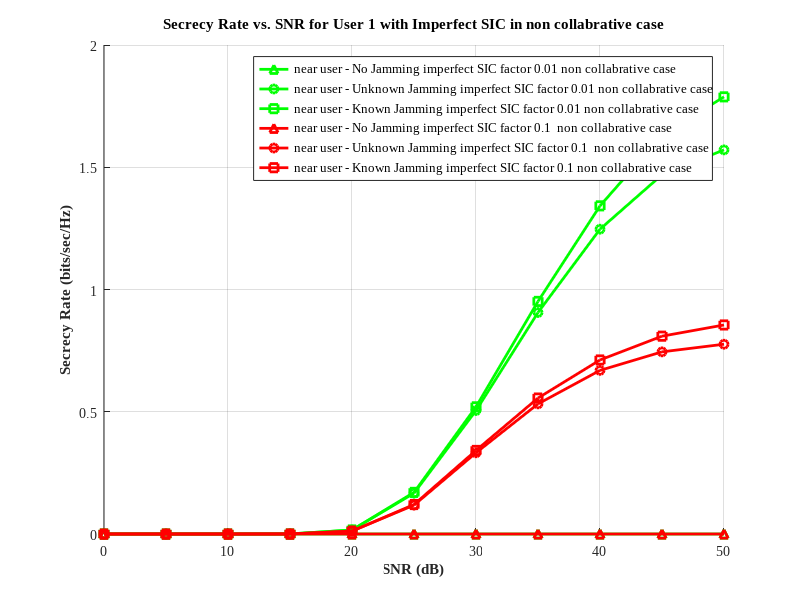

The MATLAB source for this figure:
clc
clear all
close all

snr_dB = 0:5:50;    % Total power in dB
c = 2.2;            % Pathloss component
No = 1;             % Noise power
iterations = 400;   % Number of iterations for Monte Carlo simulation
N = 30;             % Number of channel realizations

% Distances
d_sr = 50; d_ru1 = 10; d_ru2 = 20; d_su1 = 7; d_su2 = 15;
d_se1 = 10; d_se2 = 25; d_se3 = 15; d_ju1 = 50; d_ju2 = 60;
d_je1 = 2; d_je2 = 11; d_je3 = 12;

a2_values = 0.76;
a1_values = 0.24;
bet=0.05;
beta = 0.01; % Imperfect SIC factor

for a_index = 1:length(a1_values)
    a1 = a1_values(a_index);
    a2 = a2_values(a_index);

    cap_nj1 = zeros(iterations, length(snr_dB));
    cap_nj2 = zeros(iterations, length(snr_dB));
    cap_uj1 = zeros(iterations, length(snr_dB));
    cap_uj2 = zeros(iterations, length(snr_dB));
    cap_kj1 = zeros(iterations, length(snr_dB));
    cap_kj2 = zeros(iterations, length(snr_dB));

    for jj = 1:iterations
        for ii = 1:length(snr_dB)
            Ps = 10^(snr_dB(ii) / 10);
            Pt = 0.9 * Ps;
            Pj = 0.1 * Ps;

            hsr = sqrt(d_sr^(-c)) * (randn(N, 1) + 1i * randn(N, 1));
            hru1 = sqrt(d_ru1^(-c)) * (randn(N, 1) + 1i * randn(N, 1));
            hru2 = sqrt(d_ru2^(-c)) * (randn(N, 1) + 1i * randn(N, 1));
            hsu1 = sqrt(d_su1^(-c)) * (randn(N, 1) + 1i * randn(N, 1));
            hsu2 = sqrt(d_su2^(-c)) * (randn(N, 1) + 1i * randn(N, 1));
            hse1 = sqrt(d_se1^(-c)) * (randn(N, 1) + 1i * randn(N, 1));
            hse2 = sqrt(d_se2^(-c)) * (randn(N, 1) + 1i * randn(N, 1));
            hse3 = sqrt(d_se3^(-c)) * (randn(N, 1) + 1i * randn(N, 1));
            hju1 = sqrt(d_ju1^(-c)) * (randn(N, 1) + 1i * randn(N, 1));
            hju2 = sqrt(d_ju2^(-c)) * (randn(N, 1) + 1i * randn(N, 1));
            hje1 = sqrt(d_je1^(-c)) * (randn(N, 1) + 1i * randn(N, 1));
            hje2 = sqrt(d_je2^(-c)) * (randn(N, 1) + 1i * randn(N, 1));
            hje3 = sqrt(d_je3^(-c)) * (randn(N, 1) + 1i * randn(N, 1));

            Phi1 = exp(-1i * angle(hsr .* hru1));
            Phi2 = exp(-1i * angle(hsr .* hru2));

            intf1_nj = beta * ((abs(hsr .* hru1 .* Phi1).^2 * (a2 * Pt)) + (abs(hru1).^2 * (a2 * Pt)));
            snr1_nj = ((abs(hsr .* hru1 .* Phi1).^2 * (a1 * Pt)) + (abs(hru1).^2 * (a1 * Pt))) ./ (No + intf1_nj);
            snr2_nj = ((abs(hsr .* hru2 .* Phi2).^2 * (a2 * Pt)) + (abs(hru2).^2 * (a2 * Pt))) ./ ...
                       (No + ((abs(hsr .* hru1 .* Phi1).^2 * (a1 * Pt)) + (abs(hru1).^2 * (a1 * Pt))));

            intf1_uj = beta * ((abs(hsr .* hru1 .* Phi1).^2 * (a2 * Pt)) + (abs(hru1).^2 * (a2 * Pt)));
            snr1_uj = ((abs(hsr .* hru1 .* Phi1).^2 * (a1 * Pt)) + (abs(hru1).^2 * (a1 * Pt))) ./ (No + abs(hju1).^2 * Pj + intf1_uj);
            snr2_uj = ((abs(hsr .* hru2 .* Phi2).^2 * (a2 * Pt)) + (abs(hru2).^2 * (a2 * Pt))) ./ ...
                       (No + abs(hju2).^2 * Pj + ((abs(hsr .* hru1 .* Phi1).^2 * (a1 * Pt)) + (abs(hru1).^2 * (a1 * Pt))));

            intf1_kj = beta * ((abs(hsr .* hru1 .* Phi1).^2 * (a2 * Pt)) + (abs(hru1).^2 * (a2 * Pt)));
            snr1_kj = ((abs(hsr .* hru1 .* Phi1).^2 * (a1 * Pt)) + (abs(hru1).^2 * (a1 * Pt))) ./ (No + intf1_kj);
            snr2_kj = ((abs(hsr .* hru2 .* Phi2).^2 * (a2 * Pt)) + (abs(hru2).^2 * (a2 * Pt))) ./ ...
                       (No + ((abs(hsr .* hru1 .* Phi1).^2 * (a1 * Pt)) + (abs(hru1).^2 * (a1 * Pt))));

            snre_nj = (abs(hse1).^2 * (a2 * Pt)) ./ No;
            snre_uj = (abs(hse1).^2 * (a2 * Pt)) ./ (No + abs(hje1).^2 * Pj);
            snre_kj = (abs(hse1).^2 * (a2 * Pt)) ./ (No + abs(hje1).^2 * Pj);

            sr_nj1 = max(0.5 * (log2(1 + mean(snr1_nj)) - log2(1 + mean(snre_nj))), 0);
            sr_nj2 = max(0.5 * (log2(1 + mean(snr2_nj)) - log2(1 + mean(snre_nj))), 0);
            sr_uj1 = max(0.5 * (log2(1 + mean(snr1_uj)) - log2(1 + mean(snre_uj))), 0);
            sr_uj2 = max(0.5 * (log2(1 + mean(snr2_uj)) - log2(1 + mean(snre_uj))), 0);
            sr_kj1 = max(0.5 * (log2(1 + mean(snr1_kj)) - log2(1 + mean(snre_kj))), 0);
            sr_kj2 = max(0.5 * (log2(1 + mean(snr2_kj)) - log2(1 + mean(snre_kj))), 0);

            cap_nj1(jj, ii) = sr_nj1; cap_nj2(jj, ii) = sr_nj2;
            cap_uj1(jj, ii) = sr_uj1; cap_uj2(jj, ii) = sr_uj2;
            cap_kj1(jj, ii) = sr_kj1; cap_kj2(jj, ii) = sr_kj2;




            aintf1_nj = bet * ((abs(hsr .* hru1 .* Phi1).^2 * (a2 * Pt)) + (abs(hru1).^2 * (a2 * Pt)));
            asnr1_nj = ((abs(hsr .* hru1 .* Phi1).^2 * (a1 * Pt)) + (abs(hru1).^2 * (a1 * Pt))) ./ (No + aintf1_nj);
            asnr2_nj = ((abs(hsr .* hru2 .* Phi2).^2 * (a2 * Pt)) + (abs(hru2).^2 * (a2 * Pt))) ./ ...
                       (No + ((abs(hsr .* hru1 .* Phi1).^2 * (a1 * Pt)) + (abs(hru1).^2 * (a1 * Pt))));

            aintf1_uj = bet * ((abs(hsr .* hru1 .* Phi1).^2 * (a2 * Pt)) + (abs(hru1).^2 * (a2 * Pt)));
            asnr1_uj = ((abs(hsr .* hru1 .* Phi1).^2 * (a1 * Pt)) + (abs(hru1).^2 * (a1 * Pt))) ./ (No + abs(hju1).^2 * Pj + aintf1_uj);
            asnr2_uj = ((abs(hsr .* hru2 .* Phi2).^2 * (a2 * Pt)) + (abs(hru2).^2 * (a2 * Pt))) ./ ...
                       (No + abs(hju2).^2 * Pj + ((abs(hsr .* hru1 .* Phi1).^2 * (a1 * Pt)) + (abs(hru1).^2 * (a1 * Pt))));

            aintf1_kj = bet * ((abs(hsr .* hru1 .* Phi1).^2 * (a2 * Pt)) + (abs(hru1).^2 * (a2 * Pt)));
            asnr1_kj = ((abs(hsr .* hru1 .* Phi1).^2 * (a1 * Pt)) + (abs(hru1).^2 * (a1 * Pt))) ./ (No + aintf1_kj);
            asnr2_kj = ((abs(hsr .* hru2 .* Phi2).^2 * (a2 * Pt)) + (abs(hru2).^2 * (a2 * Pt))) ./ ...
                       (No + ((abs(hsr .* hru1 .* Phi1).^2 * (a1 * Pt)) + (abs(hru1).^2 * (a1 * Pt))));

            asnre_nj = (abs(hse1).^2 * (a2 * Pt)) ./ No;
            asnre_uj = (abs(hse1).^2 * (a2 * Pt)) ./ (No + abs(hje1).^2 * Pj);
            asnre_kj = (abs(hse1).^2 * (a2 * Pt)) ./ (No + abs(hje1).^2 * Pj);

            asr_nj1 = max(0.5 * (log2(1 + mean(asnr1_nj)) - log2(1 + mean(asnre_nj))), 0);
            asr_nj2 = max(0.5 * (log2(1 + mean(asnr2_nj)) - log2(1 + mean(asnre_nj))), 0);
            asr_uj1 = max(0.5 * (log2(1 + mean(asnr1_uj)) - log2(1 + mean(asnre_uj))), 0);
            asr_uj2 = max(0.5 * (log2(1 + mean(asnr2_uj)) - log2(1 + mean(asnre_uj))), 0);
            asr_kj1 = max(0.5 * (log2(1 + mean(asnr1_kj)) - log2(1 + mean(asnre_kj))), 0);
            asr_kj2 = max(0.5 * (log2(1 + mean(asnr2_kj)) - log2(1 + mean(asnre_kj))), 0);

            acap_nj1(jj, ii) = asr_nj1; acap_nj2(jj, ii) = asr_nj2;
            acap_uj1(jj, ii) = asr_uj1; acap_uj2(jj, ii) = asr_uj2;
            acap_kj1(jj, ii) = asr_kj1; acap_kj2(jj, ii) = asr_kj2;
        end
    end

    C_RIS1_nojam1(a_index, :) = mean(cap_nj1, 1);
    C_RIS1_nojam2(a_index, :) = mean(cap_nj2, 1);
    C_RIS1_unknownjam1(a_index, :) = mean(cap_uj1, 1);
    C_RIS1_unknownjam2(a_index, :) = mean(cap_uj2, 1);
    C_RIS1_knownjam1(a_index, :) = mean(cap_kj1, 1);
    C_RIS1_knownjam2(a_index, :) = mean(cap_kj2, 1);

    aC_RIS1_nojam1(a_index, :) = mean(acap_nj1, 1);
    aC_RIS1_nojam2(a_index, :) = mean(acap_nj2, 1);
    aC_RIS1_unknownjam1(a_index, :) = mean(acap_uj1, 1);
    aC_RIS1_unknownjam2(a_index, :) = mean(acap_uj2, 1);
    aC_RIS1_knownjam1(a_index, :) = mean(acap_kj1, 1);
    aC_RIS1_knownjam2(a_index, :) = mean(acap_kj2, 1);
end

% Plotting
set(0, 'DefaultTextFontName', 'Times New Roman');
set(0, 'DefaultAxesFontName', 'Times New Roman');
fig = figure;
hold on; grid on;

plot(snr_dB, C_RIS1_nojam1, '-^', 'DisplayName', 'near user - No Jamming imperfect SIC factor 0.01 non collabrative case', 'LineWidth', 2, 'Color', 'g');
plot(snr_dB, C_RIS1_unknownjam1, '-o', 'DisplayName', 'near user - Unknown Jamming imperfect SIC factor 0.01 non collabrative case', 'LineWidth', 2, 'Color', 'g');
plot(snr_dB, C_RIS1_knownjam1, '-s', 'DisplayName', 'near user - Known Jamming imperfect SIC factor 0.01 non collabrative case', 'LineWidth', 2, 'Color', 'g');

plot(snr_dB, aC_RIS1_nojam1, '-^', 'DisplayName', 'near user - No Jamming imperfect SIC factor 0.1  non collabrative case', 'LineWidth', 2, 'Color', 'r');
plot(snr_dB, aC_RIS1_unknownjam1, '-o', 'DisplayName', 'near user - Unknown Jamming imperfect SIC factor 0.1  non collabrative case', 'LineWidth', 2, 'Color', 'r');
plot(snr_dB, aC_RIS1_knownjam1, '-s', 'DisplayName', 'near user - Known Jamming imperfect SIC factor 0.1 non collabrative case', 'LineWidth', 2, 'Color', 'r');

xlabel('SNR (dB)', 'FontWeight', 'bold');
ylabel('Secrecy Rate (bits/sec/Hz)', 'FontWeight', 'bold');
title('Secrecy Rate vs. SNR for User 1 with Imperfect SIC in non collabrative case');
legend('Location', 'best', 'NumColumns', 1, 'FontSize', 9);

exportgraphics(fig, 'secrecy_rate_imperfect_sic.jpeg', 'Resolution', 800);
